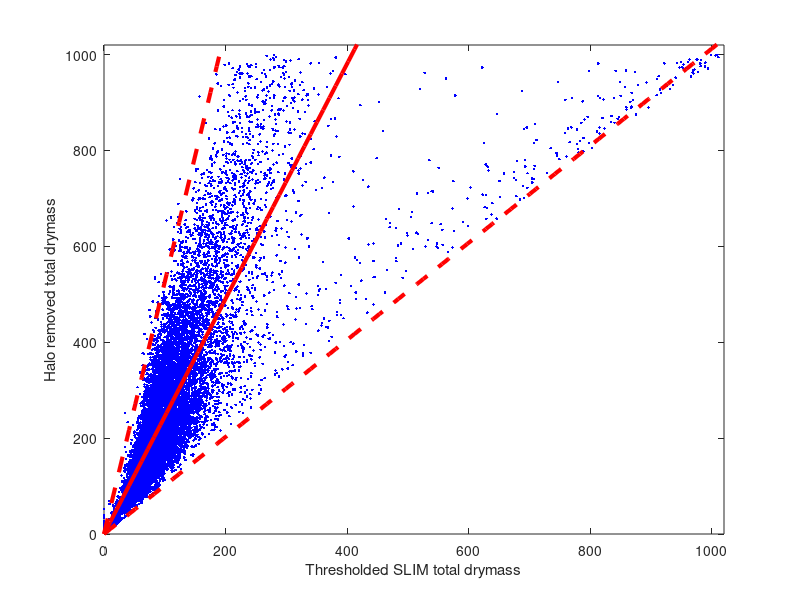
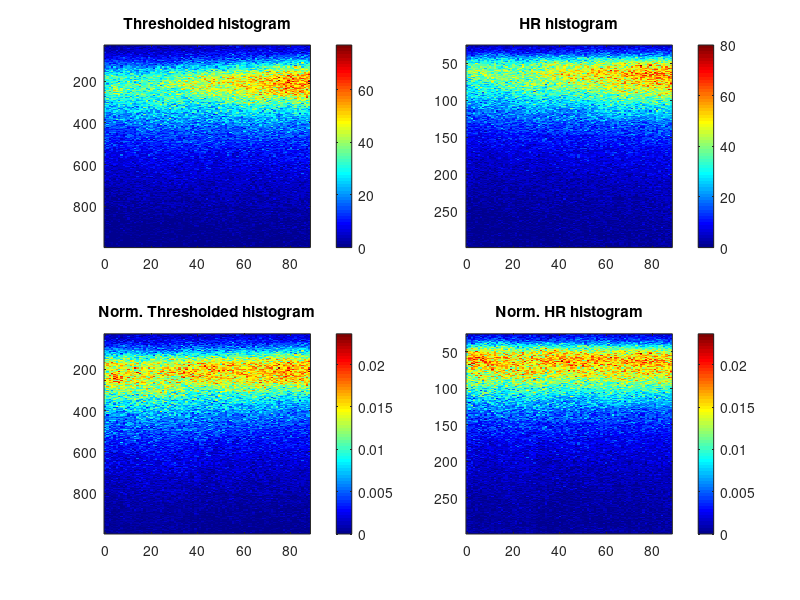

The MATLAB script that drew these images, in order:

%This code will extract all the drymasses of all the cells in the data and
%save it into a .mat file
%Author: Tan H. Nguyen
%University of Illinois at Urbana-Champaign
clc;
clear all;
close all;
outdir = 'D:\Hela_cell_time_laps_Feb_16th_2016\';
matlab_dir = strcat(outdir,'\mat_files\');
if (~exist(matlab_dir))
    mkdir(matlab_dir);
end
f=0:0;
t=[0:88];
chh=0;
ii=0;
r=0:24;
z=0:0;
c =0:24;
%File name for the Halo-removed image
fout_slim=@(odir,f,t,i,ch,c,r,z) sprintf('%s\\f%d_t%d_i%d_ch%d_c%d_r%d_z%d_SLIM.tif',odir,f,t,i,ch,c,r,z); % FOV, TIME, Channel, Frame Number, PAT
fout_slim_hr_ns=@(odir,f,t,i,ch,c,r,z) sprintf('%s\\f%d_t%d_i%d_ch%d_c%d_r%d_z%d_HR_NS.tif',odir,f,t,i,ch,c,r,z); % FOV, TIME, Channel, Frame Number, PAT

%File name for the segmentation image
fout_slim_seg=@(odir,f,t,i,ch,c,r,z) sprintf('%s\\f%d_t%d_i%d_ch%d_c%d_r%d_z%d_SEG.tif',odir,f,t,i,ch,c,r,z); % FOV, TIME, Channel, Frame Number, PAT
fout_slim_overlaid=@(odir,f,t,i,ch,c,r,z) sprintf('%s\\f%d_t%d_i%d_ch%d_c%d_r%d_z%d_OVL.tif',odir,f,t,i,ch,c,r,z); % FOV, TIME, Channel, Frame Number, PAT
fout_bound_mat=@(odir,f,t,i,ch,c,r,z) sprintf('%s\\f%d_t%d_i%d_ch%d_c%d_r%d_z%d_bound.mat',odir,f,t,i,ch,c,r,z); % FOV, TIME, Channel, Frame Number, PAT
f_dm_over_t=@(odir,t) sprintf('%s\\total_drymass_at_%d.mat',odir,t); % FOV, TIME, Channel, Frame Number, PAT

%p=gcp;
%delete(p);
%p=parpool(8);
drymass = zeros(0,3); %Each row is a cell, the next is the total mass of slim, thresholded SLIM and the halo-removed SLIM
nbins = 200;
pixelratio = 3.2;%Pixel per micron
combined_slim_thr_hist = zeros(nbins,length(t));
combined_hr_hist = zeros(nbins,length(t));
update_dry_mass = 0;
if (update_dry_mass)
     for ff=f
          for tt=t  
              drymass_over_time = zeros(0,3);
              for cc=c 
                   for rr = r
                        for zz = z
                                saveoverlaid = 0;
                                min_phaseval = -0.3;
                                max_phaseval = 2.5;

                               disp(['Processing r: ' num2str(rr) ', c: ' num2str(cc) ', t: ' num2str(tt)]);
                               fnsname = fout_slim_hr_ns(outdir,ff,tt,ii,chh,cc,rr,zz);
                               fslimname = fout_slim(outdir,ff,tt,ii,chh,cc,rr,zz); %Generate the filename for SLIM images
                               fsegname = fout_slim_seg(outdir,ff,tt,ii,chh,cc,rr,zz);
                               fmatname = fout_bound_mat(matlab_dir,ff,tt,ii,chh,cc,rr,zz); %Name of the mat file to be saved
                               bw_dil = imread(fsegname); %Read the bw segmented image
                               S = regionprops(im2bw(bw_dil),'PixelIdxList');
                               slim_im = imread(fslimname);
                               ncells = size(S,1); %Get the number of cells
                               slimim = single(imread(fslimname));
                               hrnsim = single(imread(fnsname));
                               for cellidx=1:ncells
                                    %Get the current indices of all the pixels
                                    curpixidxlist = S(cellidx).PixelIdxList;
                                    %Total non-negative phase of slim
                                    slim_total_phase = sum(slimim(curpixidxlist));
                                    slim_thres_total_phase = sum(slimim(curpixidxlist).*(slimim(curpixidxlist)>0));
                                    hr_total_phase = sum(hrnsim(curpixidxlist));
                                    hr_dm = hr_total_phase*0.4235/pixelratio^2;
                                    slim_dm = slim_total_phase*0.4235/pixelratio^2;
                                    slim_thres_dm = slim_thres_total_phase*0.4235/pixelratio^2;
                                    if ((hr_dm>50)&(hr_dm<1000))%If the cell is too small
                                        drymass(end+1,:)=[slim_dm slim_thres_dm hr_dm];
                                        drymass_over_time(end+1,:)=drymass(end,:);
                                    end
                               end
                        end
                   end
              end
              figure(1);
              plot(drymass_over_time(:,2),drymass_over_time(:,3),'+r');
              xlabel('Thresholded');
              ylabel('Halo removed');
              drawnow;
              xhist = linspace(50,1000,nbins);
              xhist_slim_thr = linspace(25,500,nbins);
              cur_hr_total_dm_hist = hist(drymass_over_time(:,3),xhist);
              cur_slim_thr_dm_hist = hist(drymass_over_time(:,2),xhist_slim_thr);
              matfilename = f_dm_over_t(pwd,tt);
              combined_slim_thr_hist(:,tt+1)=cur_slim_thr_dm_hist(:);
              combined_hr_hist(:,tt+1)=cur_slim_thr_dm_hist(:);
              norm_combined_slim_thr_hist = combined_slim_thr_hist./repmat(sum(combined_slim_thr_hist,1)+1e-6,[size(combined_slim_thr_hist,1) 1]);
              norm_combined_hr_hist = combined_hr_hist./repmat(sum(combined_hr_hist,1)+1e-6,[size(combined_hr_hist,1) 1]);

              figure(2);
              subplot(221);
              imagesc(t,xhist,combined_slim_thr_hist);colormap jet;colorbar;title('Thresholded histogram');
              subplot(222);
              imagesc(t,xhist_slim_thr,combined_hr_hist);colormap jet;colorbar;title('HR histogram');
              subplot(223);
              imagesc(norm_combined_slim_thr_hist);colormap jet;colorbar;title('Norm. Thresholded histogram');
              subplot(224);
              imagesc(norm_combined_hr_hist);colormap jet;colorbar;title('Norm. HR histogram');
              drawnow;

              save(matfilename,'drymass_over_time','cur_slim_thr_dm_hist','cur_hr_total_dm_hist',...
                  'norm_combined_slim_thr_hist','norm_combined_hr_hist');
          end

     end
     save('All_dry_mass.mat','drymass','combined_slim_thr_hist','combined_hr_hist','norm_combined_slim_thr_hist','norm_combined_hr_hist',...
         'xhist','xhist_slim_thr');
else
    load('All_dry_mass.mat');%Load all dry mass values and also the histogram of drymass over the time
    %Display the scatter plot for all the mass
    %Compute the best fit coefficients
    slim_thr_mass = drymass(1:20:end,2);%A single cells is expected to appear 15 times...Lazy man approach!
    hr_mass = drymass(1:20:end,3);
    
    
    alpha = sum(hr_mass)/sum(slim_thr_mass);
    disp(['Fitting coeff: ' num2str(alpha)]);
    %Draw all the data point
    figure(1);
    plot(slim_thr_mass,hr_mass,'.b'); 
    xlabel('Thresholded SLIM total drymass');
    ylabel('Halo removed total drymass');
    xmin = 0;
    xmax = 1020;
    ymin = 0;
    ymax = 1020;
    axis([xmin xmax ymin ymax]);
    x_arr = linspace(xmin,xmax,100);
    f = @(x)(alpha*x);
    y_arr = f(x_arr);
    figure(1);hold on;
    plot(x_arr,y_arr,'-r','linewidth',3);
    %Compute R^2
    hr_mass_pred = f(slim_thr_mass);
    R2 = 1-norm(hr_mass-hr_mass_pred,'fro')^2/norm(hr_mass-mean(hr_mass),'fro')^2;
    disp(['R^2 values: ' num2str(R2)]);
    %Compute the minimum and maximum slope for the relation
    slope_arr = hr_mass./slim_thr_mass;
    min_slope = prctile(slope_arr,0.3);
    max_slope = prctile(slope_arr,99.7);
    fmin = @(x)(min_slope*x);
    fmax = @(x)(max_slope*x);
    disp(['Min slope: ' num2str(min_slope) ', Max slope: ' num2str(max_slope)]);
    figure(1);
    plot(x_arr,fmin(x_arr),'--r','linewidth',3);
    hold on
    plot(x_arr,fmax(x_arr),'--r','linewidth',3);
    
    %Display the histogram for drymass over the time. Make sure that we
    %reject the first and the last histogram band to ignore the extreme
    %values...
    
    
    figure(2);
    subplot(221);
    imagesc(t,xhist(2:end-1),combined_slim_thr_hist(2:end-1,:));colormap jet;colorbar;title('Thresholded histogram');
    subplot(222);
    imagesc(t,xhist_slim_thr(2:end-1),combined_hr_hist(2:end-1,:));colormap jet;colorbar;title('HR histogram');
    subplot(223);
    imagesc(t,xhist(2:end-1),norm_combined_slim_thr_hist(2:end-1,:));colormap jet;colorbar;title('Norm. Thresholded histogram');
    subplot(224);
    imagesc(t,xhist_slim_thr(2:end-1),norm_combined_hr_hist(2:end-1,:));colormap jet;colorbar;title('Norm. HR histogram');
    drawnow;

    
    
    
    
end

 %delete(p);
 
